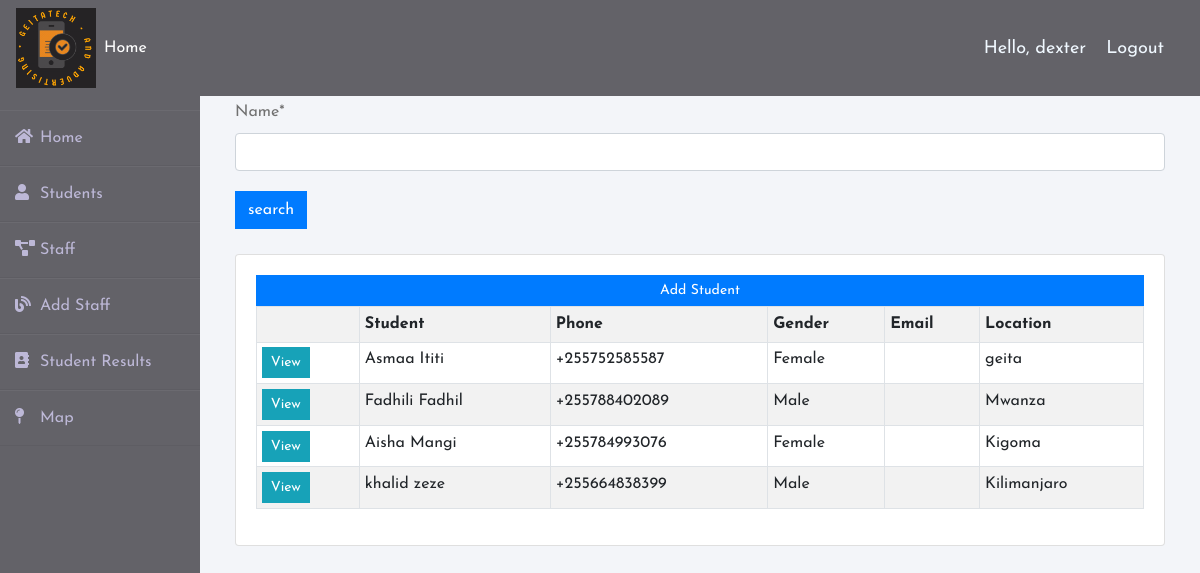
The app's page /students/ (signed in) with its own data.
### website/models.py (models this page shows, shortened)
class Student(models.Model):
    GENDER =(
        (None, 'Choose gender'),
        ('Male', 'Male'),
        ('Female', 'Female'),
        )
    user = models.OneToOneField(User, null=True, blank=True, on_delete=models.CASCADE)
    name = models.CharField(max_length=200, null=True)
    classroom = models.ForeignKey('Classroom', on_delete=models.DO_NOTHING,null=True)
    phone_number = PhoneNumberField(null=True)
    gender = models.CharField(max_length=50, null=True, choices=GENDER)
    location = models.CharField(max_length=50, blank=True)
    profile_pic = models.ImageField(default='default.png',upload_to='profile_pics', null=True, blank=True)
    reports = models.FileField(upload_to='reports', null=True)
    results = models.FileField(upload_to='results', blank=True)
    publish_date = models.DateTimeField(auto_now_add=True)

### website/decorators.py (the view)
        def wrapper_func(request, *args, **kwargs):
            group = None
            if request.user.groups.exists():
                group = request.user.groups.all()[0].name
            if group in allowed_roles:
                return view_func(request, *args, **kwargs)
            else:
                return HttpResponse('You are not authorized to view this page')

### website/forms.py
class StudentSearchForm(forms.ModelForm):
    class Meta:
        model = Student
        fields = ['name']

### website/views.py (called while the page is built, shortened)
@login_required(login_url='login')
@allowed_users(allowed_roles=['admin'])
def students(request):
    form = StudentSearchForm(request.POST or None)
    students = Student.objects.all()
    classrooms = Classroom.objects.all()
    context = {
        'form':form,
        'students':students
    }
    return render(request, 'website/student.html', context)

### website/templates/website/student.html (shortened to what this page needs)
{%  extends 'website/main.html' %}
{% load crispy_forms_tags %}
{% block content %}
<div class="container">
		<form method="POST" action="">
			{{form|crispy}}
			<input class="btn btn-primary" type="submit" value="search" />
		</form>
		<br>
		<div class="card card-body">
			<a class="btn btn-primary  btn-sm btn-block" href="{% url 'create_student' %}">Add Student</a>
			<table class="table table-sm table-bordered table-striped">
				<tr>
					<th></th>
					<th>Student</th>
                    <th>Phone</th>
                    <th>Gender</th>
                    <th>Email</th>
                    <th>Location</th>
				</tr>
				 {% for student in students %}
				 <tr>
					 <td><a class="btn btn-sm btn-info" href="{% url 'student' student.id %}">View</a></td>
					 <td>{{student.name}}</td>
                     <td>{{student.phone_number}}</td>
                     <td>{{student.gender}}</td>
                     <td>{{student.email}}</td>
                     <td>{{student.location}}</td>
				 </tr>
				 {% endfor %}
			</table>
		</div>
    </div>
</div>
{% endblock %}

### website/templates/website/main.html (shortened to what this page needs)
{% load static %}
<!DOCTYPE html>
<html lang="en">
<head>
    <link rel="stylesheet" href="https://stackpath.bootstrapcdn.com/bootstrap/4.5.2/css/bootstrap.min.css">
    <link rel="stylesheet" href="{% static 'website/main.css' %}">
    <link rel="stylesheet" href="{% static 'website/main.js' %}">
    <link rel="stylesheet" href="https://use.fontawesome.com/releases/v5.8.1/css/all.css">
</head>
<body>
<div class="wrapper">
    <div class="sidebar">
        <div class="toggle-btn" onclick="toggleSidebar()">
        <ul>
            <li><a href="{% url 'home' %}"><i class="fas fa-home"></i>Home</a></li>
            <li><a href="{% url 'students' %}"><i class="fas fa-user"></i>Students</a></li>
            <li><a href="{% url 'teachers' %}"><i class="fas fa-project-diagram"></i>Staff</a></li>
            <li><a href="{% url 'staff' %}"><i class="fas fa-blog"></i>Add Staff</a></li>
            <li><a href="#"><i class="fas fa-address-book"></i>Student Results</a></li>
            <li><a href="#"><i class="fas fa-map-pin"></i>Map</a></li>
        </ul>
    </div>
    </div>
    <div class="main_content">
        {% load static %}
<nav class="navbar navbar-expand-lg fixed-top">
    <div class="logo">
        <a href="{% url 'home' %}">
          <img class="circular" src="/media/profile_pics/mylogo.gif" width="80" height="80">
        </a>
      </div>
    <div class="collapse navbar-collapse" id="navbarNav">
      <ul class="navbar-nav">
        {% if request.user.is_staff %}
        <li class="nav-item active">
          <a class="nav-link text-white" href="#">Home</a>
        </li>
        <br>
        {% else %}
        <li id="nav-item">
          <a id="nav-link text-white" href="{% url 'account' %}">Settings</a>
        </li>
        {% endif %}
      </ul>
    </div>
    <span class='hello-msg'>Hello, {{request.user}}</span>
    <span><a class="hello-msg" href="{% url 'logout' %}"">Logout</a></span>
  </nav>
        <div class="info">
          {% block content %}{% endblock %}
      </div>
    </div>
</body>
</html>

### website/static/website/main.css (style rules this page uses)
* { margin: 0; padding: 0; box-sizing: border-box; list-style: none; text-decoration: none; font-family: 'Josefin Sans', sans-serif; }
body { background-color: #f3f5f9; margin-top: 5rem; }
.wrapper { display: flex; position: relative; }
.wrapper .sidebar { width: 200px; height: 100%; background: #636268; padding: 30px 0px; position: fixed; }
.wrapper .sidebar ul li { padding: 15px; border-bottom: 1px solid #bdb8d7; border-bottom: 1px solid rgba(0,0,0,0.05); border-top: 1px solid rgba(255,255,255,0.05); }
.wrapper .sidebar ul li a { color: #bdb8d7; display: block; }
.wrapper .sidebar ul li a .fas { width: 25px; }
.wrapper .main_content { width: 100%; margin-left: 200px; }
.wrapper .main_content .info { margin: 20px; color: #717171; line-height: 25px; }
.wrapper .main_content .info div { margin-bottom: 20px; }
.navbar { background-color: #636268; color: white; }
.btn { border-radius: 0; }

### website/templates/website/main.html (style rules this page uses)
.hello-msg { color: aliceblue; font-size: 18px; margin-right: 20px; }

### records on screen
Student: name "Asmaa Ititi", phone_number "+255752585587", gender "Female", location "geita"
Student: name "Fadhili Fadhil", phone_number "+255788402089", gender "Male", location "Mwanza"
Student: name "Aisha Mangi", phone_number "+255784993076", gender "Female", location "Kigoma"
Student: name "khalid zeze", phone_number "+255664838399", gender "Male", location "Kilimanjaro"

### other values on screen
{{ request.user }} "dexter"
